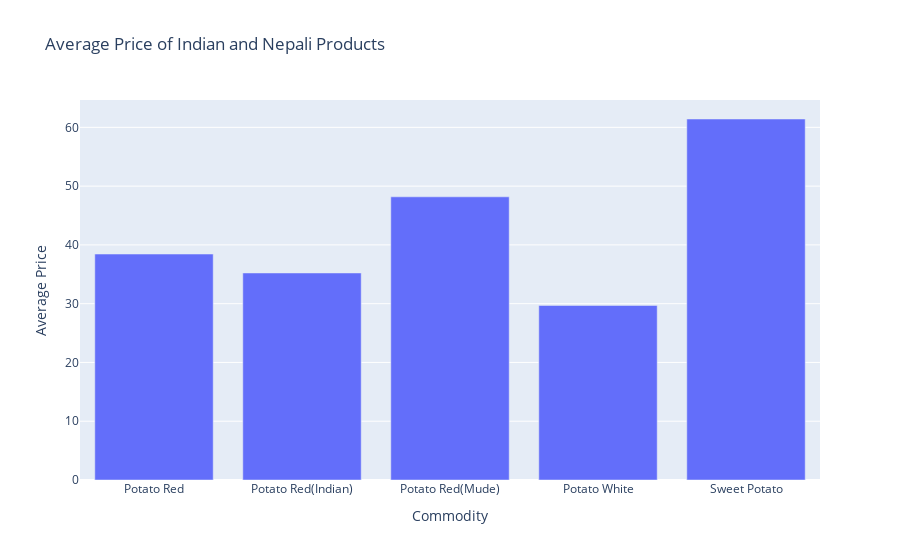

Notebook code for this chart:
### Code cell
Potatodata = data[data['Commodity'].str.contains('Potato')]

avg_prices = Potatodata.groupby('Commodity')['Average'].mean().reset_index()
# Plot using Plotly
fig = px.bar(avg_prices, x='Commodity', y='Average', title='Average Price of Indian and Nepali Products')
fig.update_xaxes(title='Commodity')
fig.update_yaxes(title='Average Price')

# Show the plot
fig.show()

### Figure 1 — Plotly figure (JSON) as saved in the notebook; plotly's stock layout.template omitted (floating-point values rounded to 4 significant figures)
{"data": [{"alignmentgroup": "True", "hovertemplate": "Commodity=%{x}<br>Average=%{y}<extra></extra>", "legendgroup": "", "marker": {"color": "#636efa", "pattern": {"shape": ""}}, "name": "", "offsetgroup": "", "orientation": "v", "showlegend": false, "textposition": "auto", "type": "bar", "x": ["Potato Red", "Potato Red(Indian)", "Potato Red(Mude)", "Potato White", "Sweet Potato"], "xaxis": "x", "y": [38.44, 35.22, 48.18, 29.7, 61.42], "yaxis": "y"}], "layout": {"barmode": "relative", "legend": {"tracegroupgap": 0}, "title": {"text": "Average Price of Indian and Nepali Products"}, "xaxis": {"anchor": "y", "domain": [0, 1], "title": {"text": "Commodity"}}, "yaxis": {"anchor": "x", "domain": [0, 1], "title": {"text": "Average Price"}}}}
